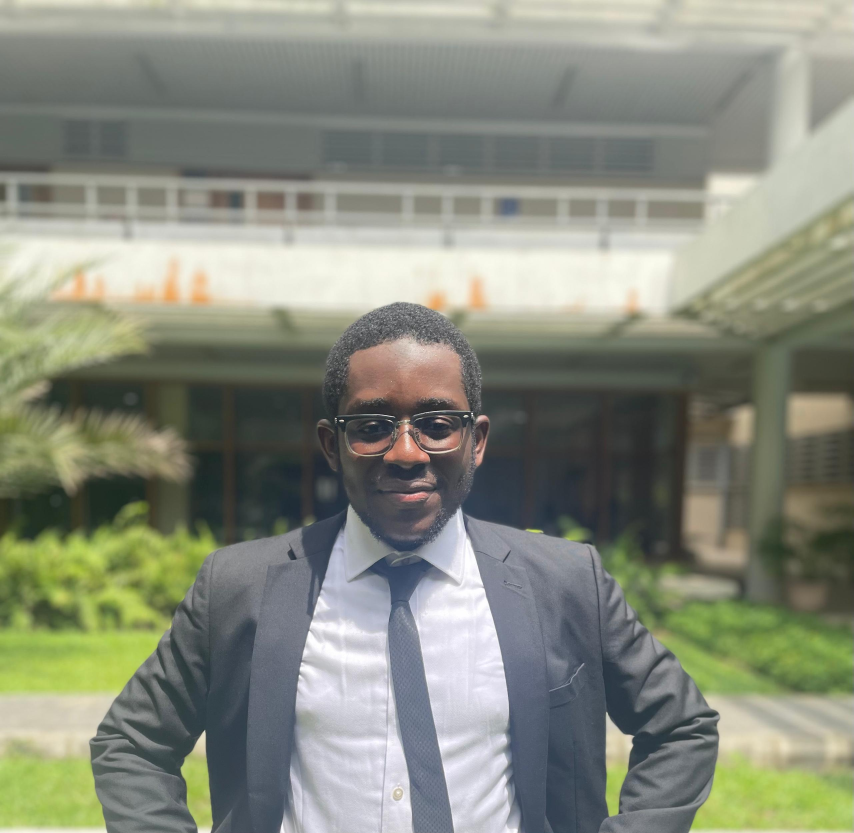
#> input picture Week_4/img/Abdullah.jpg, 2560 x 2499 px (shown at 1/3 size)
$ jupyter execute practice-1.ipynb   (older library calls are emulated)
#> lines starting #> are read from the running program, lines starting #| are printed output that depends on the picture
## Sobel Operator

[cell 1]
import cv2
import numpy as np

[cell 2]
#Load the image
image = cv2.imread('img/Abdullah.jpg' , cv2.IMREAD_GRAYSCALE)
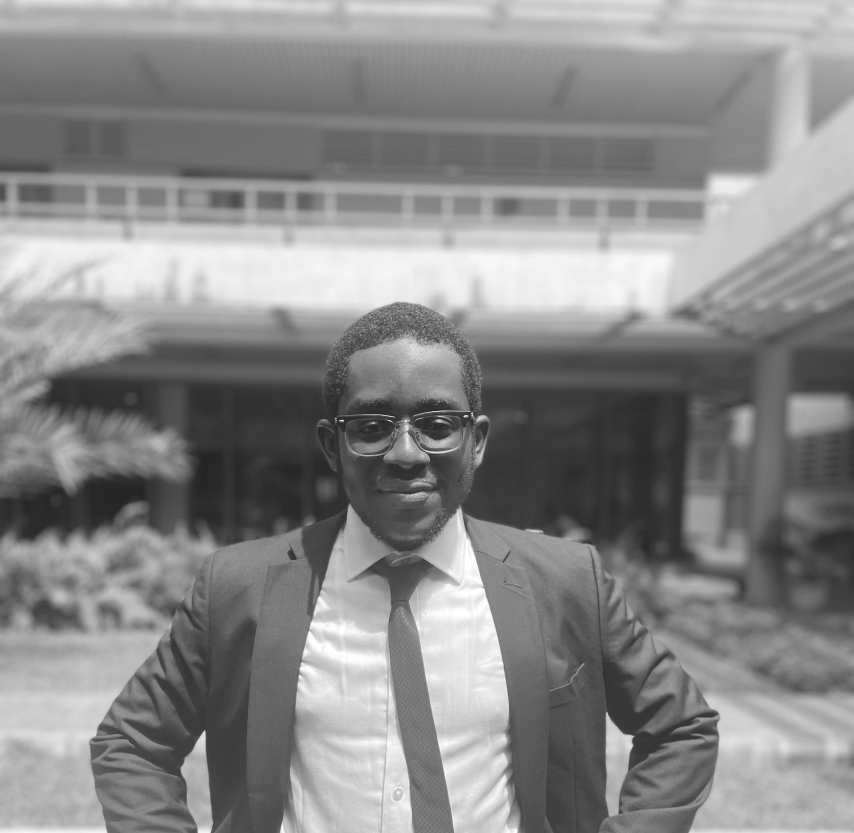
#> image: shape (2499, 2560) (shown at 1/3 size); min 6, max 255, mean 136.2

#Resizing the images
image = cv2.resize(image, (500, 400))
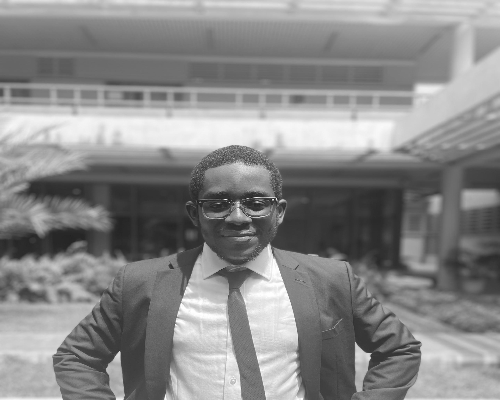
#> image: shape (400, 500); min 29, max 255, mean 136.1

#Apply Sobel Edge detection
sobel_x = cv2.Sobel(image, cv2.CV_64F, 1, 0, ksize=3)
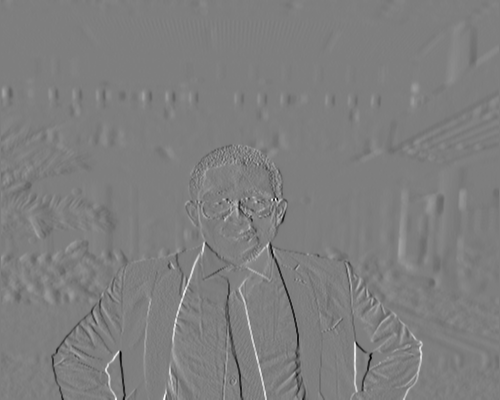
#> sobel_x: shape (400, 500) float64; min -629, max 636, mean -0.3; drawn with min black and max white
sobel_y = cv2.Sobel(image, cv2.CV_64F, 0, 1, ksize=3)
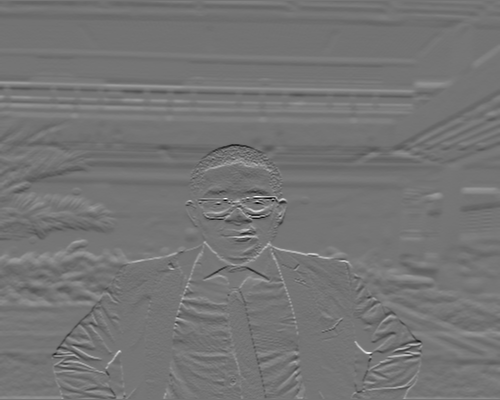
#> sobel_y: shape (400, 500) float64; min -637, max 748, mean -0.9; drawn with min black and max white

#Combine the gradient images
sobel_combined = cv2.magnitude(sobel_x, sobel_y)
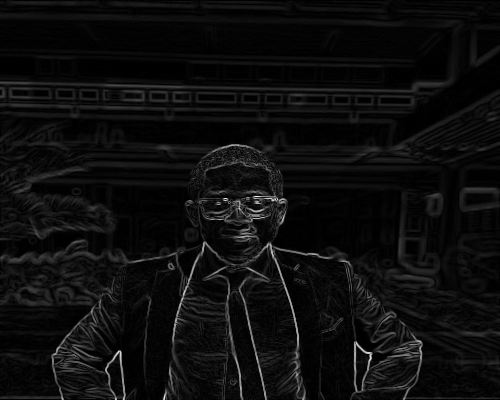
#> sobel_combined: shape (400, 500) float64; min 0, max 748, mean 40.6; drawn with min black and max white

#Display the original image and the Sobel Edges
cv2.imshow('Original', image)
cv2.imshow('Sobel Edges', np.uint8(sobel_combined))
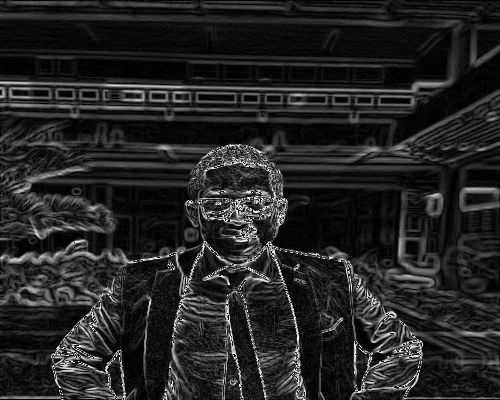
#> window 'Sobel Edges': shape (400, 500); min 0, max 255, mean 36.8

#Wait for a key press and then close all windows
cv2.waitKey(0)
cv2.destroyAllWindows()

$ run again, with Week_4/img/Ada.jpg copied over Week_4/img/Abdullah.jpg
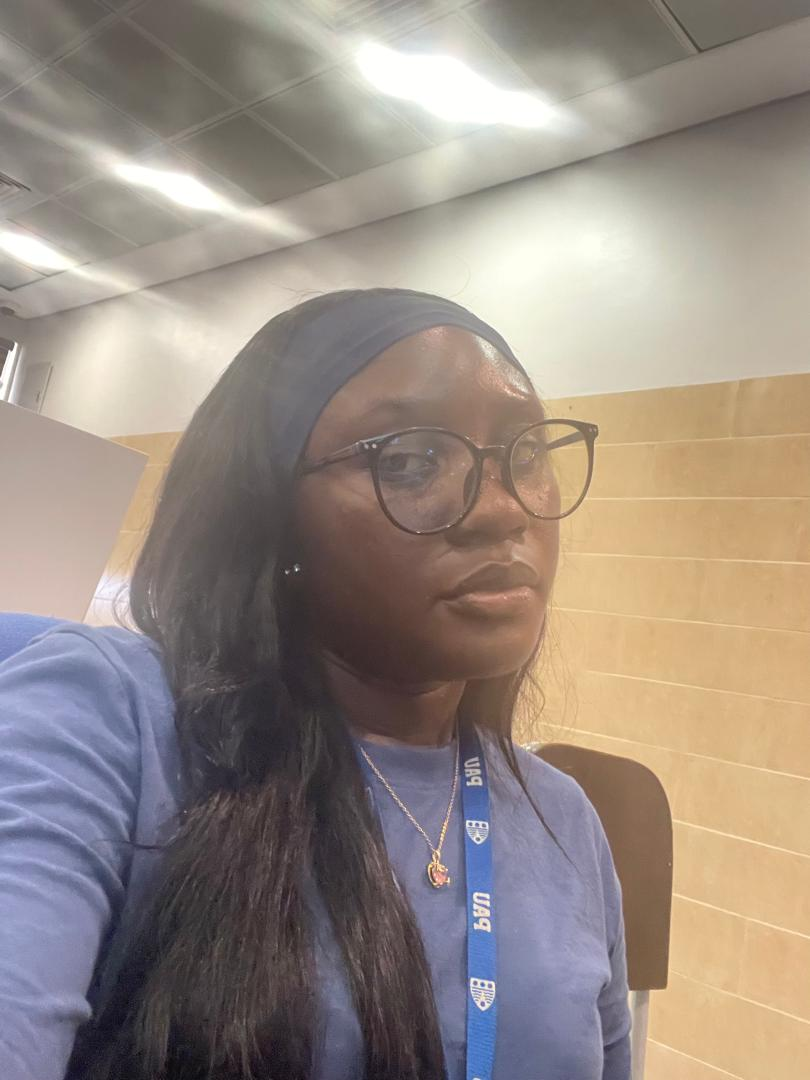
#> input picture Week_4/img/Ada.jpg, 810 x 1080 px
#> `sobel_y = cv2.Sobel(image, cv2.CV_64F, 0, 1, ksize=3)`:
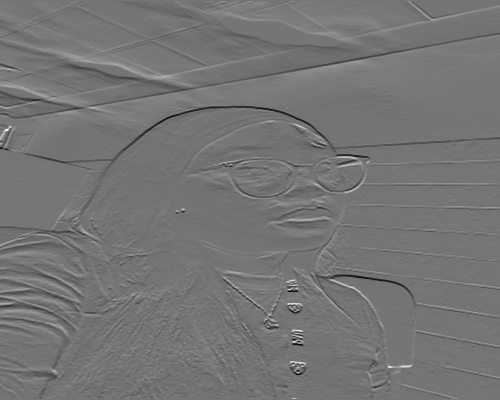
#> sobel_y: shape (400, 500) float64; min -450, max 528, mean -0.7; drawn with min black and max white
#> `cv2.imshow('Sobel Edges', np.uint8(sobel_combined))`:
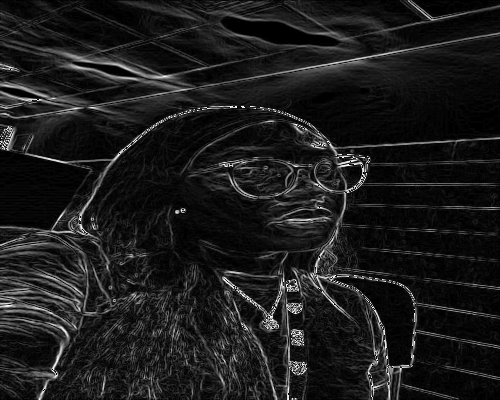
#> window 'Sobel Edges': shape (400, 500); min 0, max 255, mean 27.8

$ run again, with Week_4/img/Chima.jpg copied over Week_4/img/Abdullah.jpg
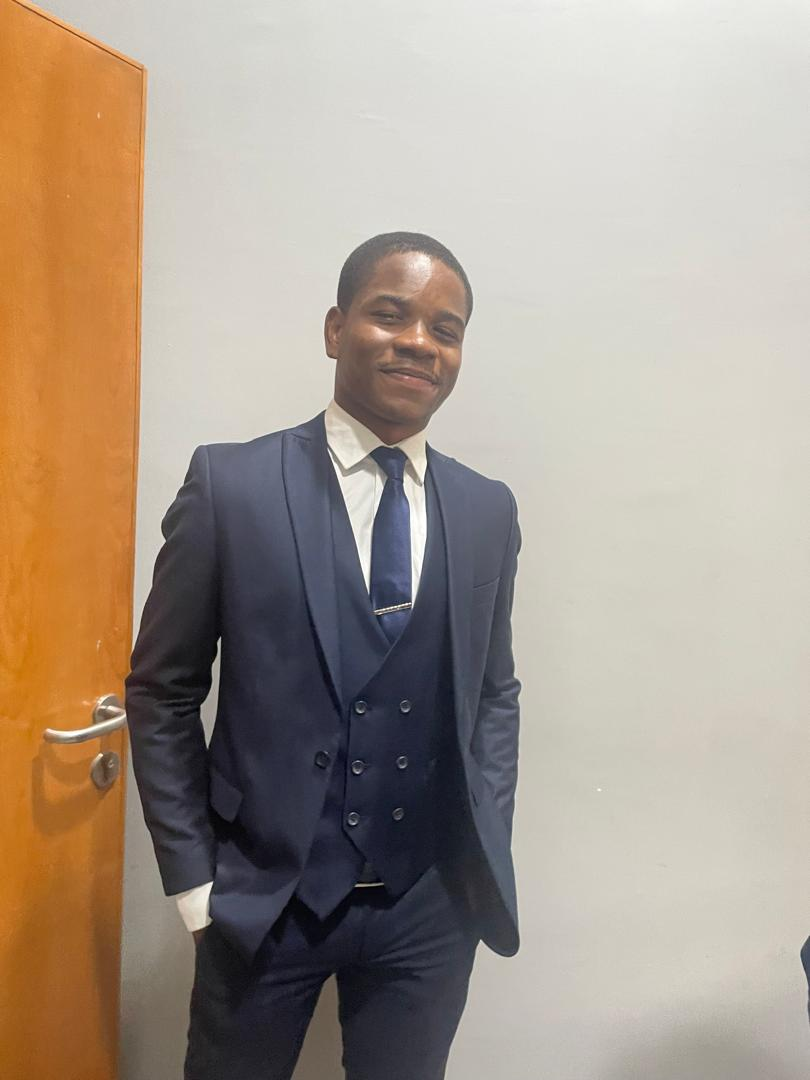
#> input picture Week_4/img/Chima.jpg, 810 x 1080 px
#> `sobel_y = cv2.Sobel(image, cv2.CV_64F, 0, 1, ksize=3)`:
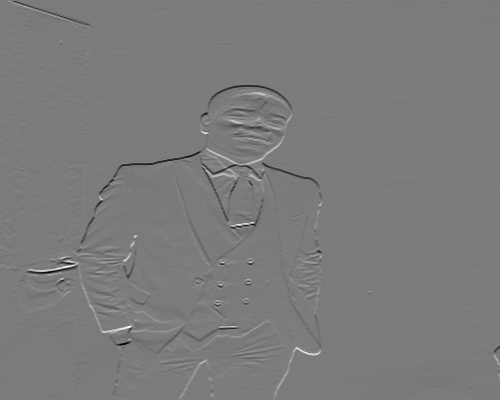
#> sobel_y: shape (400, 500) float64; min -634, max 668, mean -2.1; drawn with min black and max white
#> `cv2.imshow('Sobel Edges', np.uint8(sobel_combined))`:
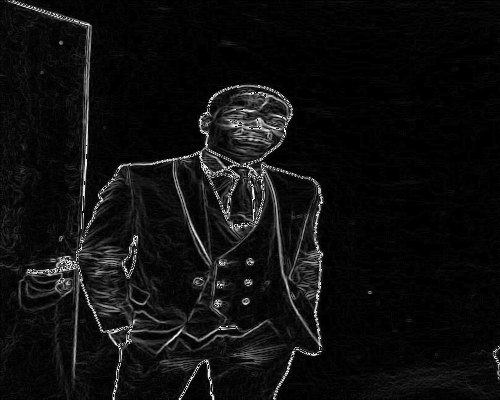
#> window 'Sobel Edges': shape (400, 500); min 0, max 255, mean 15.2

$ run again, with Week_4/img/Clement.jpg copied over Week_4/img/Abdullah.jpg
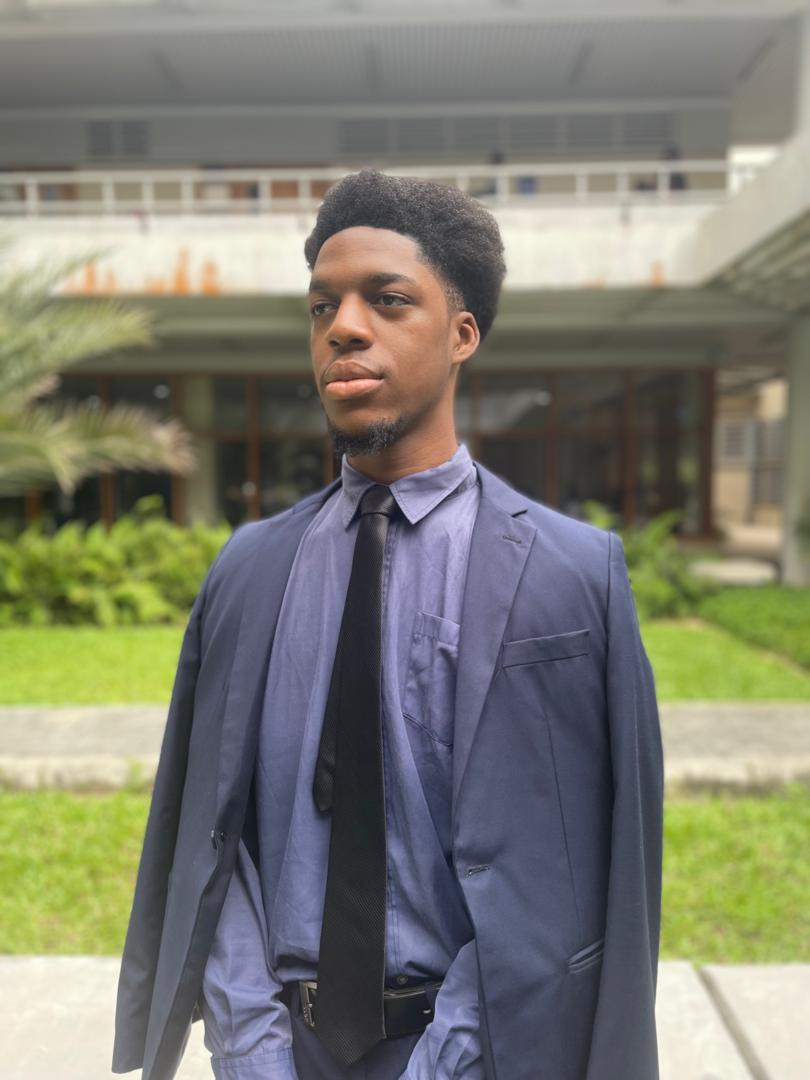
#> input picture Week_4/img/Clement.jpg, 810 x 1080 px
#> `sobel_y = cv2.Sobel(image, cv2.CV_64F, 0, 1, ksize=3)`:
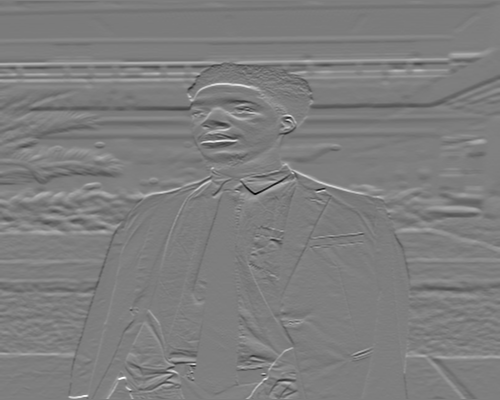
#> sobel_y: shape (400, 500) float64; min -622, max 633, mean -0.5; drawn with min black and max white
#> `cv2.imshow('Sobel Edges', np.uint8(sobel_combined))`:
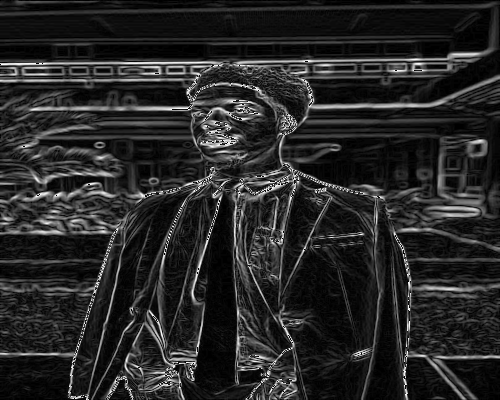
#> window 'Sobel Edges': shape (400, 500); min 0, max 255, mean 39.2
